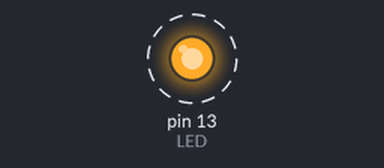
The sketch below on a simulated Arduino Uno, built with avr-gcc and run on an emulated ATmega328P. Parts: output pins drawn as LEDs (lit = HIGH). Dashed ring = blinking.

Above: at 0.2 s.
Timing chart, 0 to 3.0 s (numbered marks = the images above):
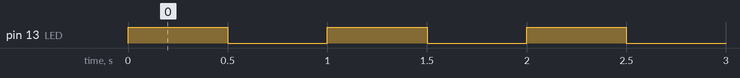

Measured:
- by itself, pin 13 (LED): alternates HIGH for 0.50 s and LOW for 0.50 s

The sketch:

LED.ino
```cpp
const int LED = 13;

void setup() {
  // put your setup code here, to run once:
  pinMode(LED, OUTPUT);
  digitalWrite(LED,1);

}

void loop() {
  // put your main code here, to run repeatedly:
  digitalWrite(LED,1); // HIGH
  delay(500); // 1000ms = 1sec, 0.5sec
  digitalWrite(LED,0); // LOW
  delay(500);
  // 주기가 1초
}
```
